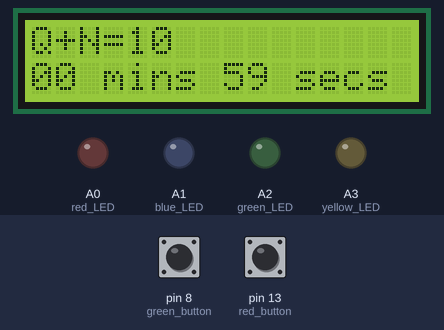
The sketch below on a simulated Arduino Uno, built with avr-gcc and run on an emulated ATmega328P. Shown: 16×2 character LCD, output pins drawn as LEDs (lit = HIGH). Inputs (shaded band) come from the test bench; at power-on: pin 8 (green_button) LOW, pin 13 (red_button) LOW. Random numbers use the default seed unless the sketch sets one.

Above: at 1.2 s.
1.3 s: pin 8 (green_button) pulled HIGH for 1.35 s
At 5.8 s:
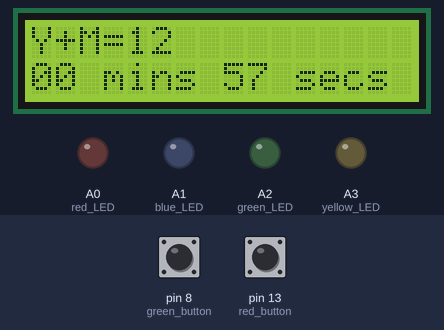
6.9 s: pin 13 (red_button) pulled HIGH for 1.35 s
At 10.7 s:
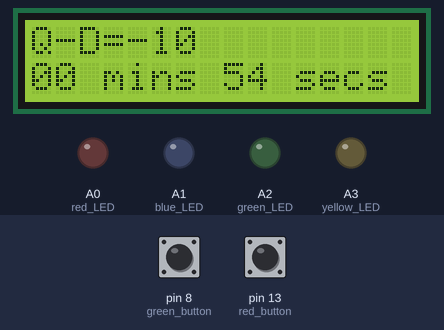
12.5 s: pin 8 (green_button) pulled HIGH for 1.35 s
At 15.3 s:
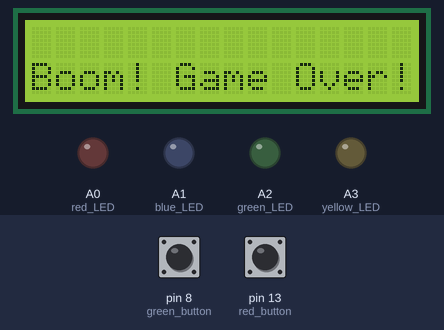
Timing chart, 0 to 16.8 s (numbered marks = the images above; inputs shaded):
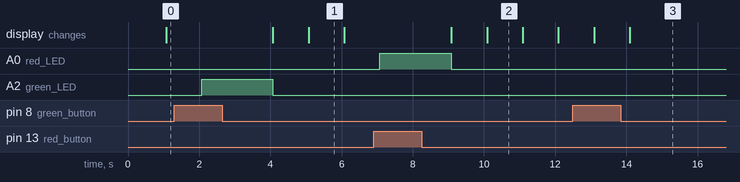

Measured:
- after the input at 1.3 s, A2 (green_LED): LOW → HIGH after 0.77 s, → LOW 2.0 s later
- after the input at 6.9 s, A0 (red_LED): LOW → HIGH after 0.18 s, → LOW 2.0 s later
- what the display in image 1 shows lasts 1.0 s, from 5.1 s to 6.1 s

The sketch:

Equations.ino
```cpp
#include <LiquidCrystal.h>

int redPressed;
int yellowPressed;
int bluePressed;
int greenPressed;

// A0 to A5 pins
int red_LED = A0; // red LED
int yellow_LED = A3; // yellow LED
int blue_LED = A1; // green LED
int green_LED = A2; // blue LED
int white_LED = A4;

int red_button = 13; // pins that the buttons are connected to
int yellow_button = 10;
int blue_button = 7;
int green_button = 8;

/**
int red_LED = 11; // red LED
int yellow_LED = 10; // yellow LED
int blue_LED = 9; // green LED

int green_LED = 5; // blue LED

int red_button = 8; // pins that the buttons are connected to
int blue_button = 7;
int green_button = 6;
int yellow_button = 4;
*/

int level = 0;
int buzzer = 9;

const int rs = 12, en = 11, d4 = 5, d5 = 4, d6 = 3, d7 = 2;
LiquidCrystal lcd(rs, en, d4, d5, d6, d7);

int seconds = 0; // start with 6 min, 0 sec
int minutes = 1;
char timeline[16];
bool gameOver = false;

String result = "";
bool showedScreen = false;

String alphabet[26] = {"A","B","C","D","E","F","G","H","I","J","K","L","M","N","O","P","Q","R","S","T","U","V","W","X","Y","Z"};
int letter_values[26] = {3,5,4,8,1,2,9,3,4,6,5,7,0,8,3,1,2,6,8,2,6,3,7,8,9,5};

void setup()
{
  //randomSeed(millis());
  lcd.begin(16, 2); // 16 screen units across, 2 down
  pinMode(red_button, INPUT); // set which devices are input / output
  pinMode(yellow_button, INPUT);
  pinMode(blue_button, INPUT);
  pinMode(green_button, INPUT);
  pinMode(red_LED, OUTPUT);
  pinMode(yellow_LED, OUTPUT);
  pinMode(blue_LED, OUTPUT);
  pinMode(green_LED, OUTPUT);
  // pinMode(buzzer, OUTPUT);
  Serial.begin(9600);
  randomSeed(analogRead(A5));
}

int randomLED()
{
  int randomLED = random(9,12); // random number between 9 and 11
  return randomLED;
}

int randomLetter()
{
  int randomSeq = random(26); // number between 0-25
  return randomSeq;
}

int randomOperation()
{
  int randomOp = random(2); // number between 0-1
  return randomOp;
}

void clearLCDLine(int line){
  for(int n = 0; n < 16; n++) { // 20 indicates symbols in line. For 2x16 LCD write - 16
    lcd.setCursor(n,line);
    lcd.print(" ");
  }
  lcd.setCursor(0,line); // set cursor in the beginning of deleted line
}

/**
int findIndex(int element, int arr) {
  for (int i=0; i<26; i++) {
    if (element = arr[i]) {
      int index = i;
      return index;
    }
  }
}
*/

void shine(int LED,int interval) {
  // shine the LED for a specified amount of time
  digitalWrite(LED, HIGH);
  delay(interval);
  digitalWrite(LED, LOW);
}

void loop()
{
  // Serial.println(level);

  if (!gameOver) {
    lcd.setCursor(0, 1); // set cursor position, BOTTOM LEFT
    sprintf(timeline,"%0.2d mins %0.2d secs", minutes, seconds); // write to the timeline
    lcd.print(timeline); // show the timeline

    delay(1000);
    seconds--; // 1 second elapsed

    if (seconds < 0) {
      minutes--;
      if (minutes < 0) {
        gameOver = true;
        result = "L";
      }
      else {
        seconds = 59;
      }
    }
  }
  else if (result == "L" && !showedScreen) { // game over
    lcd.clear();
    lcd.setCursor(0, 1); // set cursor position, BOTTOM LEFT
    lcd.print("Boom! Game Over!");
    showedScreen = true;
  }
  else if (result == "W" && !showedScreen) {
    lcd.clear();
    lcd.setCursor(0, 1); // set cursor position, BOTTOM LEFT
    lcd.print("Defused! Success.");
    showedScreen = true;
  }

  if (level == -2) {
    gameOver = true;
    result = "W";
  }
  if (level == -1) { // LOST THE GAME
    gameOver = true;
    result = "L";
  }
  else if (level == 0) { // FIRST EQUATION, ANSWER SHOWN WILL BE CORRECT
    lcd.setCursor(0, 0); // set cursor position, TOP LEFT

    int randomLetter1 = randomLetter(); // index
    int randomLetter2 = randomLetter();
    int randomOp = randomOperation();

    String L1 = alphabet[randomLetter1];
    String L2 = alphabet[randomLetter2];

    int V1 = letter_values[randomLetter1];
    int V2 = letter_values[randomLetter2];

    // clearLCDLine(0);
    // lcd.setCursor(0, 0); // set cursor position, TOP LEFT

    if (randomOp == 0) { // addition
      int ans = V1 + V2;
      lcd.print(L1 + "+" + L2 + "=" + ans + "  "); // true statement
    }
    else if (randomOp == 1) { // subtraction
      int ans = V1 - V2;
      lcd.print(L1 + "-" + L2 + "=" + ans + "  "); // true statement
    }
    level = 1;
  }
  else if (level == 1) { // should be true (first button)
    redPressed = digitalRead(red_button); // red is false
    greenPressed = digitalRead(green_button); // green is true

    if (greenPressed == HIGH && redPressed == LOW) {
      level = 2;
      shine(green_LED, 2000); // shine green light
      // Serial.println("Your mom gottem");
    }
    else if (redPressed == HIGH) {
      level = -1;
    }
  }
  else if (level == 2) { // SECOND EQUATION, ANSWER SHOWN WILL BE INCORRECT
    // randomly select index that's not the same to be the wrong answer

    int randomLetter1 = randomLetter();
    int randomLetter2 = randomLetter();
    int randomOp = randomOperation();

    String L1 = alphabet[randomLetter1];
    String L2 = alphabet[randomLetter2];

    int V1 = letter_values[randomLetter1];
    int V2 = letter_values[randomLetter2];

    lcd.setCursor(0, 0); // set cursor position, TOP LEFT

    if (randomOp == 0) { // addition
      int ans = V1 + V2;
      lcd.print(L1 + "+" + L2 + "=" + (ans + 3) + "  "); // false statement
    }
    else if (randomOp == 1) { // subtraction
      int ans = V1 - V2;
      lcd.print(L1 + "-" + L2 + "=" + (ans + 3) + "  "); // false statement
    }
    level = 3;
  }
  else if (level == 3) { // should be false
    redPressed = digitalRead(red_button); // red is false
    greenPressed = digitalRead(green_button); // green is true

    if (greenPressed == LOW && redPressed == HIGH) {
      level = 4;
      shine(red_LED, 2000); // shine green light
    }
    else if (greenPressed == HIGH) {
      level = -1;
    }
  }
  else if (level == 4) { // THIRD EQUATION, ANSWER SHOWN WILL BE INCORRECT
    // randomly select index that's not the same to be the wrong answer
    clearLCDLine(0);
    lcd.setCursor(0, 0); // set cursor position, TOP LEFT

    int randomLetter1 = randomLetter();
    int randomLetter2 = randomLetter();
    int randomOp = randomOperation();

    String L1 = alphabet[randomLetter1];
    String L2 = alphabet[randomLetter2];

    int V1 = letter_values[randomLetter1];
    int V2 = letter_values[randomLetter2];

    if (randomOp == 0) { // addition
      int ans = V1 + V2;
      lcd.print(L1 + "+" + L2 + "=" + (ans - 4) + "  "); // false statement
    }
    else if (randomOp == 1) { // subtraction
      int ans = V1 - V2;
      lcd.print(L1 + "-" + L2 + "=" + (ans - 4) + "  "); // false statement
    }
    level = 5;
  }
  else if (level == 5) { // should be false
    redPressed = digitalRead(red_button); // red is false
    greenPressed = digitalRead(green_button); // green is true

    if (greenPressed == LOW && redPressed == HIGH) {
      level = 6;
      shine(red_LED, 2000); // shine green light
    }
    else if (greenPressed == HIGH) {
      level = -1;
    }
  }
  else if (level == 6) { // FOURTH EQUATION, ANSWER SHOWN WILL BE INCORRECT
    // randomly select index that's not the same to be the wrong answer
    clearLCDLine(0);

    int randomLetter1 = randomLetter();
    int randomLetter2 = randomLetter();
    int randomOp = randomOperation();

    String L1 = alphabet[randomLetter1];
    String L2 = alphabet[randomLetter2];

    int V1 = letter_values[randomLetter1];
    int V2 = letter_values[randomLetter2];

    lcd.setCursor(0, 0); // set cursor position, TOP LEFT

    if (randomOp == 0) { // addition
      int ans = V1 + V2;
      lcd.print(L1 + "+" + L2 + "=" + ans + "  "); // false statement
    }
    else if (randomOp == 1) { // subtraction
      int ans = V1 - V2;
      lcd.print(L1 + "-" + L2 + "=" + ans + "  "); // false statement
    }
    level = 7;
  }
  else if (level == 7) { // should be true
    redPressed = digitalRead(red_button); // red is false
    greenPressed = digitalRead(green_button); // green is true

    if (greenPressed == HIGH && redPressed == LOW) {
      level = 8;
      shine(green_LED, 2000); // shine green light
    }
    else if (redPressed == HIGH) {
      level = -1;
    }
  }
  else if (level == 8) {
    level = -2;
  }

}
```
